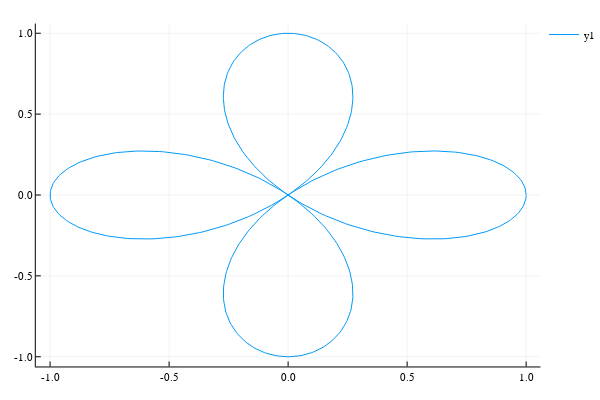

The cell this chart's notebook holds for it:
### Code cell
θ=0:0.01:2π
r(θ)=cos(2θ)
plot(r.(θ).*cos.(θ), r.(θ).*sin.(θ))

### Figure 1 — Plotly figure (JSON) as saved in the notebook; plotly's stock layout.template omitted (floating-point values rounded to 4 significant figures; data arrays with more than 128 entries replaced by an {"elided": "..."} marker saying what was removed)
{"data": [{"colorbar": {"title": ""}, "hoverinfo": "text", "legendgroup": "y1", "line": {"color": "rgba(0, 154, 250, 1.000)", "dash": "solid", "shape": "linear", "width": 1}, "mode": "lines", "name": "y1", "showlegend": true, "text": {"elided": "629 null values"}, "type": "scatter", "x": {"elided": "629 float values"}, "xaxis": "x", "y": {"elided": "629 float values"}, "yaxis": "y", "zmax": 0.1, "zmin": -0.1}], "layout": {"annotations": [], "height": 400, "legend": {"bgcolor": "rgba(255, 255, 255, 1.000)", "bordercolor": "rgba(0, 0, 0, 1)", "font": {"color": "rgba(0, 0, 0, 1)", "family": "sans-serif", "size": 11}, "tracegroupgap": 0, "x": 1, "y": 1}, "margin": {"b": 20, "l": 0, "r": 0, "t": 20}, "paper_bgcolor": "rgba(255, 255, 255, 1.000)", "plot_bgcolor": "rgba(255, 255, 255, 1.000)", "showlegend": true, "width": 600, "xaxis": {"anchor": "y", "domain": [0.06582, 0.9934], "gridcolor": "rgba(0, 0, 0, 0.1)", "gridwidth": 0.5, "linecolor": "rgba(0, 0, 0, 1)", "mirror": false, "range": [-1.06, 1.06], "showgrid": true, "showline": true, "showticklabels": true, "tickangle": 0, "tickcolor": "rgb(0, 0, 0)", "tickfont": {"color": "rgba(0, 0, 0, 1)", "family": "sans-serif", "size": 11}, "tickmode": "array", "ticks": "inside", "ticktext": ["-1.0", "-0.5", "0.0", "0.5", "1.0"], "tickvals": [-1, -0.5, 0, 0.5, 1], "title": "", "titlefont": {"color": "rgba(0, 0, 0, 1)", "family": "sans-serif", "size": 15}, "type": "linear", "visible": true, "zeroline": false, "zerolinecolor": "rgba(0, 0, 0, 1)"}, "yaxis": {"anchor": "x", "domain": [0.03762, 0.9902], "gridcolor": "rgba(0, 0, 0, 0.1)", "gridwidth": 0.5, "linecolor": "rgba(0, 0, 0, 1)", "mirror": false, "range": [-1.06, 1.06], "showgrid": true, "showline": true, "showticklabels": true, "tickangle": 0, "tickcolor": "rgb(0, 0, 0)", "tickfont": {"color": "rgba(0, 0, 0, 1)", "family": "sans-serif", "size": 11}, "tickmode": "array", "ticks": "inside", "ticktext": ["-1.0", "-0.5", "0.0", "0.5", "1.0"], "tickvals": [-1, -0.5, 0, 0.5, 1], "title": "", "titlefont": {"color": "rgba(0, 0, 0, 1)", "family": "sans-serif", "size": 15}, "type": "linear", "visible": true, "zeroline": false, "zerolinecolor": "rgba(0, 0, 0, 1)"}}}
